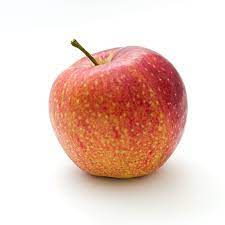
#> input picture Content Based Image Retrieval/upload_folder/query_image.png, 225 x 225 px, found by its file name; the run also reads 1 picture not shown here
$ jupyter execute image_retrieval_cv.ipynb   (older library calls are emulated)
#> lines starting #> are read from the running program, lines starting #| are printed output that depends on the picture; after the words box and inside, x2 and y2 are one past the last pixel; in counts of white or black regions, pixels touching at a corner belong together; long printed decimals are rounded
[cell 1]
import cv2
import numpy as np
import matplotlib.pyplot as plt
import os
from sklearn.metrics.pairwise import cosine_similarity
from skimage.feature import hog, daisy
from skimage import data, color, exposure
from scipy.spatial.distance import euclidean

[cell 2]
#loading the image

query_image = cv2.imread(r"C:\Users\Arunprasath Manickam\Desktop\cv\upload_folder\query_image.png")
#> query_image is the input picture: shape (225, 225, 3); mean B, G, R 196.2, 205.8, 234.6
query_image = cv2.cvtColor( query_image , cv2.COLOR_BGR2RGB )

[cell 3]
#displaying the original image

plt.imshow(query_image)
plt.title("Original Image")

[cell 4]
#Image resizing
def resize_image(query_image):
    return cv2.resize( query_image , ( 480 , 480 ))

query_image = resize_image(query_image)
plt.imshow(query_image)
plt.title("Resized Image")

[cell 5]
#gray scale conversion

def grayScaleConversion(query_image):
    return cv2.cvtColor( query_image , cv2.COLOR_RGB2GRAY )
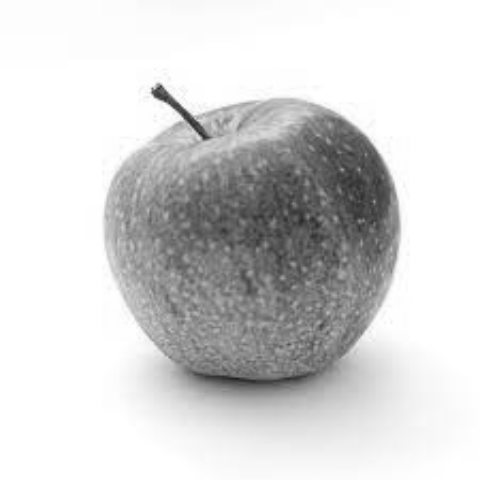
#> returned value: shape (480, 480); min 33, max 255, mean 213.2

query_image = grayScaleConversion(query_image)

[cell 6]
#displaying the gray scale image

plt.imshow(query_image , cmap="gray")
plt.title("Gray Scale Image")

[cell 7]
#Median filter

def medianFilter( query_image ):
    return cv2.medianBlur( query_image , 3 )

query_image = medianFilter( query_image )
plt.imshow(query_image , cmap="gray" )

[cell 8]
#Gaussian Blur

def gaussianBlur( query_image ):
    return cv2.GaussianBlur(query_image, (5, 5), 0)

query_image = gaussianBlur( query_image )
plt.imshow(query_image , cmap='gray')

Texture

[cell 9]
#Gabor filter

def gabor_filter( query_image ):
    kernel_size = 3
    sigma = 3
    thetha = 1*(np.pi / 4)
    lambd = 5
    gamma = 0.25
    psi = 0

    kernel = cv2.getGaborKernel((kernel_size,kernel_size) , sigma , thetha , lambd , gamma , psi , ktype = cv2.CV_32F)

    query_image = cv2.filter2D( query_image , cv2.CV_32F ,kernel )
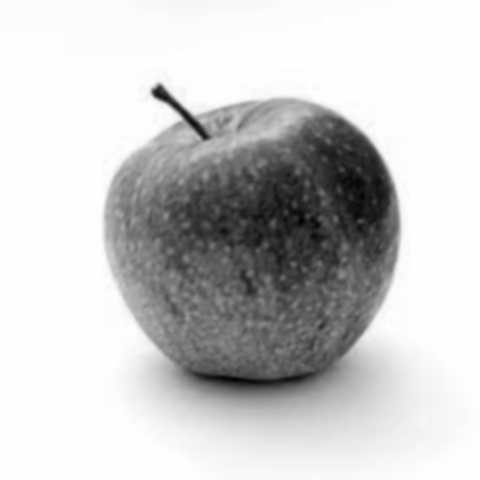
#> query_image: shape (480, 480) float32; min 255.9, max 1292.6, mean 1080.7; drawn with min black and max white

    return query_image.flatten()

[cell 10]
query_image_feature = gabor_filter(query_image)

[cell 11]
database_path = r'databases'

database_image_features = []

for filename in os.listdir(database_path):
    database_img = os.path.join(database_path,filename)
    database_img = cv2.imread( database_img )
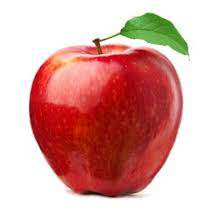
#> input picture Content Based Image Retrieval/databases/apple1.png, 216 x 213 px
#> database_img is the input picture: shape (213, 216, 3); mean B, G, R 161.7, 166.5, 218
    database_img = cv2.cvtColor(database_img , cv2.COLOR_BGR2RGB)

    #resizing the database image
    database_img = resize_image(database_img)
#> in resize_image (call 2), `return cv2.resize( query_image , ( 480 , 480 ))`:
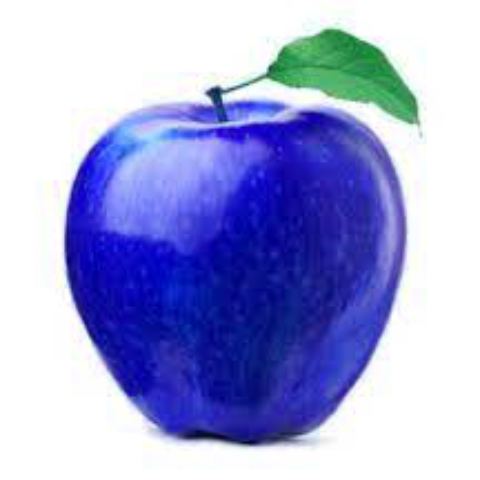
#> returned value: shape (480, 480, 3); mean of channels 0, 1, 2 217.9, 166.4, 161.6; drawn as B, G, R

    #gray scale conversion
    database_img = grayScaleConversion(database_img)
#> in grayScaleConversion (call 2), `return cv2.cvtColor( query_image , cv2.COLOR_RGB2GRAY )`:
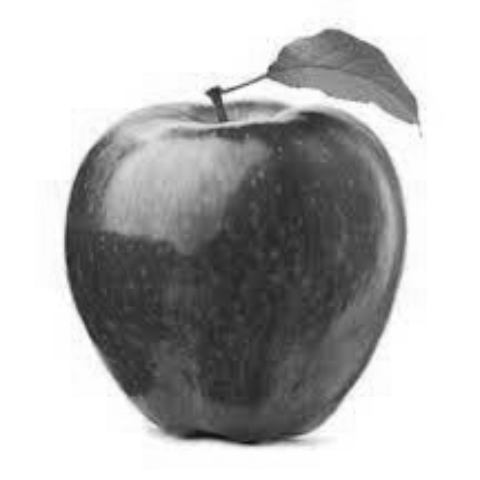
#> returned value: shape (480, 480); min 17, max 255, mean 181.3

    #applying median filter
    database_img = medianFilter(database_img)

    #applying gaussian blur
    database_img = gaussianBlur(database_img)

    #applying gabor filter
    database_image_features.append( gabor_filter(database_img) )
#> in gabor_filter (call 2), `query_image = cv2.filter2D( query_image , cv2.CV_32F ,kernel )`:
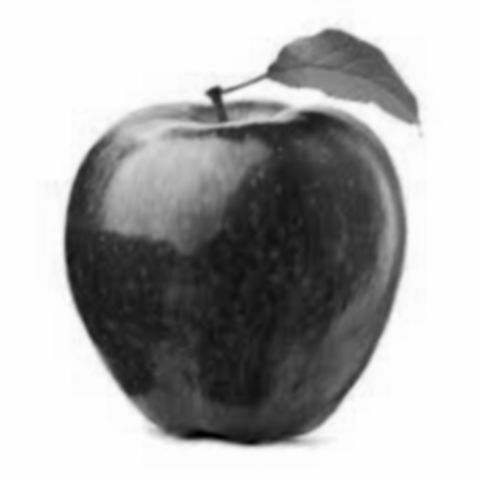
#> query_image: shape (480, 480) float32; min 131, max 1292.6, mean 918.7; drawn with min black and max white
#> pass 2 of the loop `for filename in os.listdir(database_path):`:
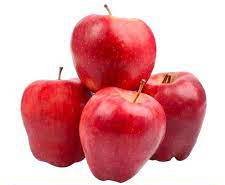
#> input picture Content Based Image Retrieval/databases/apple2.png, 225 x 185 px
#> database_img is the input picture: shape (185, 225, 3); mean B, G, R 162.2, 157.5, 224
#> pass 3 of the loop `for filename in os.listdir(database_path):`:
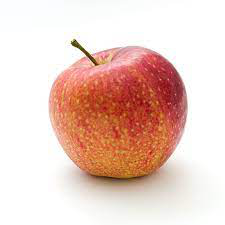
#> input picture Content Based Image Retrieval/databases/apple3.png, 225 x 225 px
#> database_img is the input picture: shape (225, 225, 3); mean B, G, R 196.2, 205.8, 234.6

[cell 12]
#applying the cosine similarity between the query image and the database images

similar_image = cosine_similarity( [query_image_feature] , database_image_features )[0]
#> similar_image = [0.957, 0.938, 1]
print(similar_image)
#| [0.9573 0.9377  0.9999 ]

[cell 13]
#Applying threshold

threshold = 0.5
index = np.argsort(similar_image)[::-1]
#> index = [2, 0, 1]

thresholded_similar_image_index = np.where( similar_image[index] >= threshold )[0]
#> thresholded_similar_image_index = [0, 1, 2]

[cell 14]
#selecting the top 3

top_n_results = 3
top_index = index[ thresholded_similar_image_index[ :top_n_results] ]
#> top_index = [2, 0, 1]

top_index
#> Out = [2, 0, 1]

[cell 15]
#Retrieving the top n index image filename

top_image_filenames = [ os.listdir(database_path)[i] for i in top_index]
#> top_image_filenames = ['apple3.png', 'apple1.png', 'apple2.png']
top_image_filenames
#> Out = ['apple3.png', 'apple1.png', 'apple2.png']

[cell 16]
#displaying the similar images

print("Similar image found are")

for index , filename in enumerate(top_image_filenames):

    image_path = os.path.join( database_path , filename )

    image = cv2.imread( image_path )
    image = cv2.cvtColor( image , cv2.COLOR_BGR2RGB )
    image = cv2.resize(image , (250,250))

    plt.title(filename)
    plt.imshow(image)
    plt.show()
#> pass 2 of the loop `for index , filename in enumerate(top_image_filenames):`:
#> pass 3 of the loop `for index , filename in enumerate(top_image_filenames):`:

COLOR

[cell 17]
#loading image
query_image = cv2.imread(r"C:\Users\Arunprasath Manickam\Desktop\cv\upload_folder\query_image.png")
query_image = cv2.cvtColor( query_image , cv2.COLOR_BGR2RGB )

#resizing the image
query_image = resize_image(query_image)

#histogram
query_hist = cv2.calcHist([query_image], [0, 1, 2], None, [8, 8, 8], [0, 256, 0, 256, 0, 256])

#normalization
query_hist = cv2.normalize(query_hist, query_hist).flatten()
#> query_hist = 512 values, max 0.994 at index 511, min 0 at index 0, mean 0.00301

[cell 18]
database_path = r'databases'

database_image_features = []

for filename in os.listdir(database_path):

    database_img = os.path.join(database_path,filename)

    database_img = cv2.imread( database_img )
    database_img = cv2.cvtColor(database_img , cv2.COLOR_BGR2RGB)

    #resizing the database image
    database_img = resize_image(database_img)


    #histogram calculation
    database_img_histogram = cv2.calcHist([database_img], [0, 1, 2], None, [8, 8, 8],[0, 256, 0, 256, 0, 256])

    #normalization
    database_img_histogram = cv2.normalize( database_img_histogram , database_img_histogram ).flatten()
#> database_img_histogram = 512 values, max 0.972 at index 511, min 0 at index 0, mean 0.00358

    #finding the similarity score
    similarity_score = np.sum(np.minimum(query_hist, database_img_histogram))
#> similarity_score = 1.21

    #applying similarity score
    database_image_features.append( similarity_score )
#> pass 2 of the loop `for filename in os.listdir(database_path):`:
#> database_img_histogram = 512 values, max 0.981 at index 511, min 0 at index 1, mean 0.00385
#> similarity_score = 1.18
#> pass 3 of the loop `for filename in os.listdir(database_path):`:
#> database_img_histogram has the same summary as query_hist
#> similarity_score = 1.53

[cell 19]
top_index = np.argsort(database_image_features)[::-1][:3]
top_index
#> Out = [2, 0, 1]

[cell 20]
#Retrieving the top n index image filename

top_image_filenames = [ os.listdir(database_path)[i] for i in top_index]
top_image_filenames
#> Out = ['apple3.png', 'apple1.png', 'apple2.png']

[cell 21]
#displaying the similar images

print("Similar image found are")

for index , filename in enumerate(top_image_filenames):

    image_path = os.path.join( database_path , filename )

    image = cv2.imread( image_path )
    image = cv2.cvtColor( image , cv2.COLOR_BGR2RGB )
    image = cv2.resize(image , (250,250))

    plt.title(filename)
    plt.imshow(image)
    plt.show()
#> pass 2 of the loop `for index , filename in enumerate(top_image_filenames):`:
#> pass 3 of the loop `for index , filename in enumerate(top_image_filenames):`:

SHAPE

[cell 22]
# define the path to the database
db_path = r"C:\Users\Arunprasath Manickam\Desktop\cv\databases/"

# define the query image path
query_path = r"C:\Users\Arunprasath Manickam\Desktop\cv\upload_folder\query_image.png"


# read the query image
query_img = cv2.imread(query_path)

# convert the query image to grayscale
query_gray = cv2.cvtColor(query_img, cv2.COLOR_BGR2GRAY)

# perform Canny edge detection on the query image
query_edges = cv2.Canny(query_gray, 100, 200)
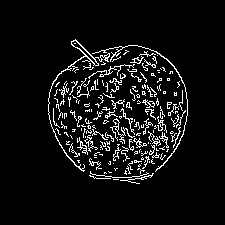
#> query_edges: shape (225, 225); 6.8% white in thin lines or dots, all inside (x1, y1, x2, y2) = (48, 39, 188, 184)

# find contours in the query image
query_contours, _ = cv2.findContours(query_edges, cv2.RETR_EXTERNAL,cv2.CHAIN_APPROX_SIMPLE)
#> query_contours = 173 contours, 164 with area under 20; largest, box (x1, y1, x2, y2) and area: (48, 39, 110, 172) 226, (92, 45, 188, 172) 60, (77, 137, 88, 155) 34, (142, 99, 155, 108) 31, (130, 56, 144, 64) 28

# initialize a list to store the similarity scores between the query image and
# all images in the database
scores = []

# loop through all images in the database
for file in os.listdir(db_path):
    if file.endswith(".png"):
        # read the image
        db_img = cv2.imread(os.path.join(db_path, file))

        # convert the image to grayscale
        db_gray = cv2.cvtColor(db_img, cv2.COLOR_BGR2GRAY)

        # perform Canny edge detection on the image
        db_edges = cv2.Canny(db_gray, 100, 200)
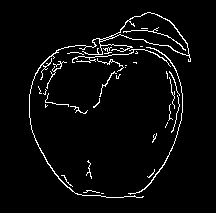
#> db_edges: shape (213, 216); 3.9% white in thin lines or dots, all inside (x1, y1, x2, y2) = (29, 12, 191, 198)

        # find contours in the image
        db_contours, _ = cv2.findContours(db_edges, cv2.RETR_EXTERNAL,cv2.CHAIN_APPROX_SIMPLE)
#> db_contours = 32 contours, 29 with area under 20; largest, box (x1, y1, x2, y2) and area: (29, 12, 191, 198) 1684, (128, 47, 183, 195) 50, (72, 49, 171, 67) 20

        # calculate the similarity score between the query image and the database image
        score = cv2.matchShapes(query_contours[0], db_contours[0], cv2.CONTOURS_MATCH_I1, 0)
#> score = 0
        scores.append((file, score))
#> pass 2 of the loop `for file in os.listdir(db_path):`:
#> db_gray: shape (185, 225)
#> `db_edges = cv2.Canny(db_gray, 100, 200)`:
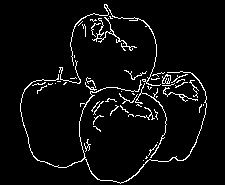
#> db_edges: shape (185, 225); 4.9% white in thin lines or dots, all inside (x1, y1, x2, y2) = (20, 4, 207, 184)
#> db_contours = 53 contours, 47 with area under 20; largest, box (x1, y1, x2, y2) and area: (20, 71, 207, 184) 100, (162, 74, 171, 84) 54, (92, 17, 137, 51) 50, (70, 4, 161, 86) 46, (135, 83, 167, 158) 28, (163, 87, 198, 102) 26
#> pass 3 of the loop `for file in os.listdir(db_path):`:
#> db_gray: shape (225, 225)
#> db_contours has the same summary as query_contours


# sort the scores in ascending order
scores.sort(key=lambda x: x[1])

# print the top 3 matches
for i in range(3):

    image_path = os.path.join( database_path , scores[i][0] )

    image = cv2.imread( image_path )
    image = cv2.cvtColor( image , cv2.COLOR_BGR2RGB )
    image = cv2.resize(image , (250,250))

    plt.title(scores[i][0])
    plt.imshow(image)
    plt.show()
#> pass 2 of the loop `for i in range(3):`:
#> pass 3 of the loop `for i in range(3):`:

Integrated main

[cell 23]
# Function to extract features from an image
def extract_features(image_path):

    # Load the image
    image = cv2.imread(image_path)

    # Convert to grayscale
    gray = cv2.cvtColor(image, cv2.COLOR_BGR2GRAY)

    # Resize the image
    resized = cv2.resize(gray, (480, 480))

    # Gabor filter
    ksize = 9
    sigma = 4.0
    theta = 1.0
    lambd = 4.0
    gamma = 0.5
    gabor = cv2.getGaborKernel((ksize, ksize), sigma, theta, lambd, gamma)
    filtered = cv2.filter2D(resized, cv2.CV_8UC3, gabor)
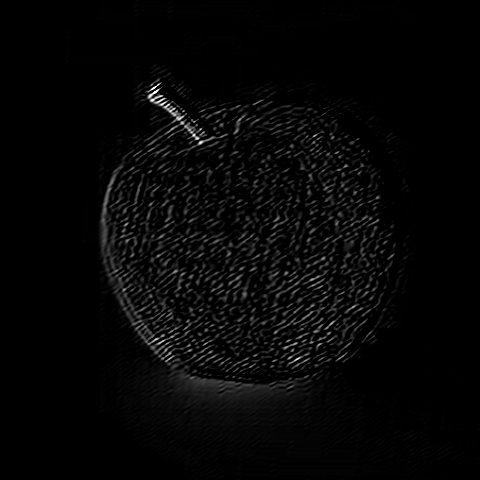
#> filtered: shape (480, 480); min 0, max 255, mean 6.2

    # HOG feature
    fd, _ = hog(resized, orientations=8, pixels_per_cell=(16, 16), cells_per_block=(1, 1), visualize=True)
#> fd = 7200 values, max 1 at index 76, min 0 at index 0, mean 0.184

    # RGB histogram feature
    bins = 16
    hist = cv2.calcHist([image], [0, 1, 2], None, [bins, bins, bins], [0, 256, 0, 256, 0, 256])
    hist_flat = hist.flatten()
#> hist_flat = 4096 values, max 30578 at index 4095, min 0 at index 0, mean 12.36

    # Daisy feature
    desc = daisy(resized, step=180, radius=58, rings=2, histograms=6, orientations=8, visualize=False)
    descs = desc.reshape(desc.shape[0]*desc.shape[1], desc.shape[2])

    # Concatenate the feature vectors
    features = np.concatenate((filtered.flatten(), fd, hist_flat, descs.flatten()))

    return features

# Function to compare two images
def compare_images(image1_path, image2_path):

    # Extract features from the images
    features1 = extract_features(image1_path)
    features2 = extract_features(image2_path)
#> in extract_features (call 2), `filtered = cv2.filter2D(resized, cv2.CV_8UC3, gabor)`:
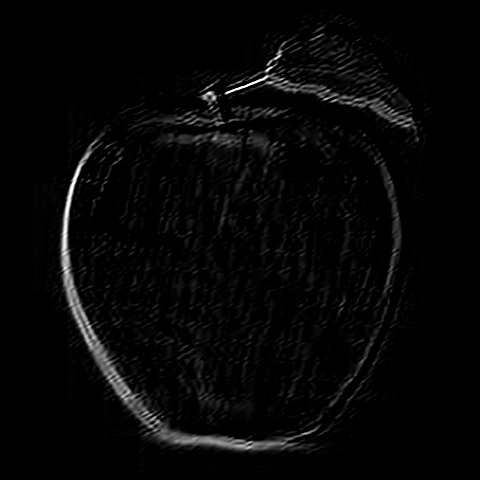
#> filtered: shape (480, 480); min 0, max 255, mean 6.5
#> in extract_features (call 2), `fd, _ = hog(resized, orientations=8, pixels_per_cell=(16, 16), cells_p..`: fd = 7200 values, max 1 at index 4824, min 0 at index 0, mean 0.203
#> in extract_features (call 2), `hist_flat = hist.flatten()`: hist_flat = 4096 values, max 23551 at index 4095, min 0 at index 0, mean 11.23


    # Compute the Euclidean distance between the feature vectors
    dist = euclidean(features1, features2)
#> dist = 15232.9

    return dist

# Path to the directory containing the images
directory = r"C:\Users\Arunprasath Manickam\Desktop\cv\databases/"

# Path to the query image
query_path = r"C:\Users\Arunprasath Manickam\Desktop\cv\upload_folder\query_image.png"

# List to store the distances between the query image and the database images
distances = []

# Loop over the database images and compare them with the query image
for filename in os.listdir(directory):

    if filename.endswith('.png') :

        image_path = os.path.join(directory, filename)
        dist = compare_images(query_path, image_path)
#> dist = 15232.9
        distances.append((filename, dist))
#> pass 2 of the loop `for filename in os.listdir(directory):`:
#> in extract_features (call 4), `filtered = cv2.filter2D(resized, cv2.CV_8UC3, gabor)`:
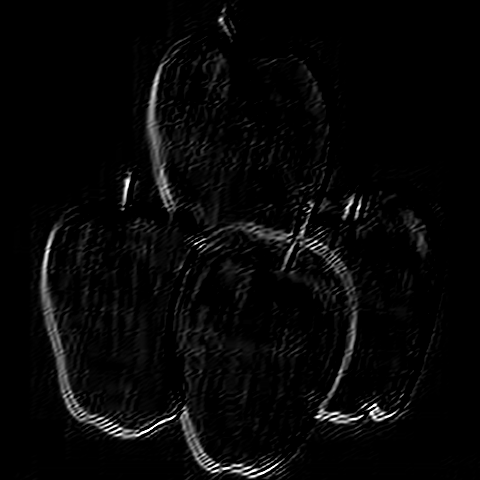
#> filtered: shape (480, 480); min 0, max 255, mean 7.4
#> fd = 7200 values, max 1 at index 120, min 0 at index 0, mean 0.212
#> hist_flat = 4096 values, max 20133 at index 4095, min 0 at index 0, mean 10.16
#> `dist = compare_images(query_path, image_path)`: dist = 17346.4
#> pass 3 of the loop `for filename in os.listdir(directory):`:
#> in extract_features (call 6), `filtered = cv2.filter2D(resized, cv2.CV_8UC3, gabor)`:
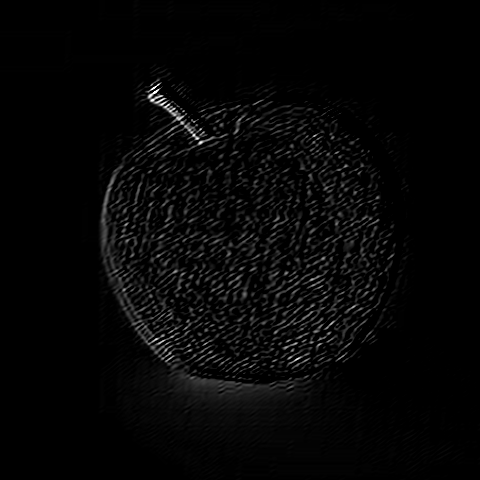
#> filtered: shape (480, 480); min 0, max 255, mean 6.2
#> hist_flat = 4096 values, max 30586 at index 4095, min 0 at index 0, mean 12.36
#> `dist = compare_images(query_path, image_path)`: dist = 233.8

# Sort the distances in ascending order
distances.sort(key=lambda x: x[1])

for i in range(3):

    image_path = os.path.join( database_path , distances[i][0] )

    image = cv2.imread( image_path )
    image = cv2.cvtColor( image , cv2.COLOR_BGR2RGB )
    image = cv2.resize(image , (250,250))

    plt.title(distances[i][0])
    plt.imshow(image)
    plt.show()
#> pass 2 of the loop `for i in range(3):`:
#> pass 3 of the loop `for i in range(3):`:
